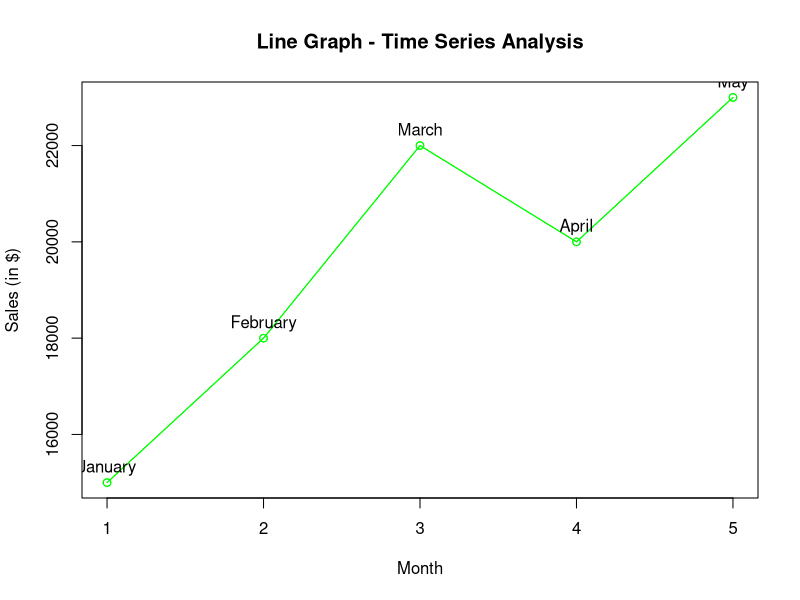

Recreate this plot in R.
months <- c("January", "February", "March", "April", "May")
sales <- c(15000, 18000, 22000, 20000, 23000)

# Create a line graph
plot(sales, type = "o", col = "green", xlab = "Month", ylab = "Sales (in $)", main = "Line Graph - Time Series Analysis")
lines(sales, type = "o", col = "green")
text(sales, labels = months, pos = 3, col = "black")